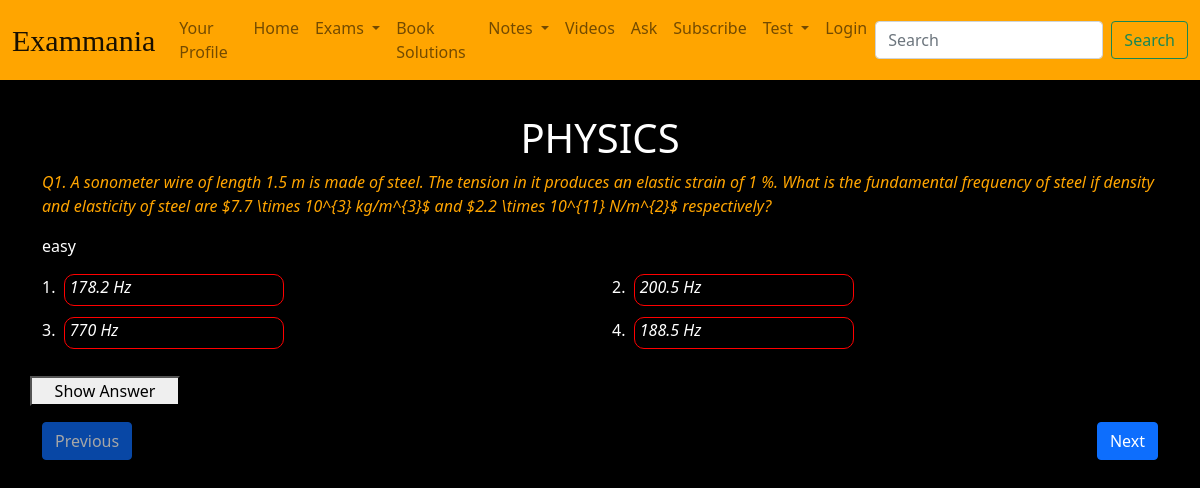
Screenshot of /home/exam-solution/jee_mains/2013/0/ with the database file from the repository.
### main/models.py (models this page shows, shortened)
class ExamQuestion(models.Model):
    DIFFICULTY_CHOICES = (
        ('easy', 'Easy'),
        ('medium', 'Medium'),
        ('hard', 'Hard'),
    )
    SUBJECT_CHOICES=(
        ('physics', 'Physics'),
        ('chemistry', 'Chemistry'),
        ('math', 'Math'),
    )
    body= models.TextField(unique=True)
    answer= models.TextField(default=None)
    options= models.ManyToManyField(ExamQuestionOptions, related_name="options")
    correct_options = models.ManyToManyField(ExamQuestionOptions, related_name="correct_options")
    subject= models.CharField(max_length=25, choices=SUBJECT_CHOICES, default='physics')
    difficulty_level= models.CharField(max_length=20, choices=DIFFICULTY_CHOICES, default='medium')

class ExamQuestionOptions(models.Model):
    content= models.TextField(unique=True)

### main/views.py (the view)
# urls.py: path("exam-solution/<str:exam_name>/<int:year>/<int:question_no>/", views.exam_solution, name="exam_solution"),
def exam_solution(request, exam_name, year, question_no):
    Exam_object=Exam.objects.get(name=exam_name, year=year)
    Question=Exam_object.questions.all()
    question= Question[question_no]
    no = question_no + 1
    dic= {
      "year": year,
      "name": exam_name,
      "body": question.body,
      "answer":question.answer,
      "options":question.options.all(),
      "correct_options":question.correct_options.all(),
      "subject":question.subject,
      "level":question.difficulty_level,
      "no":no
    }
    return render(request, "main/exam.html", dic)

### templates/main/exam.html (shortened to what this page needs)
{% extends "main/base.html" %}
{% block body %}
<div id="mainblock" class="container body">
  <h1 style="text-align:center">{{subject|upper}}</h1>
  <p style="font-style: italic;color:orange;font-size: 1em;">Q{{no}}.&nbsp;{{body|safe}}</p>
  <p style="font-size: o.8em;">{{level}}</p>
</div>
<div class="container options">
  <div class="row">
    {% for option in options %}
    <div class="col-lg-6 col-md-6 col-sm-12">
      <span style="display: inline-block; height: 2em;margin-bottom: 10px;">{{forloop.counter}}.&nbsp;</span>
      {% if option in correct_options %}
      <span
        style="font-style: italic; font-size: 1em; display: inline-block; height: 2em; border: 1px solid red; margin-bottom:10px; padding-left: 5px; padding-right: 10px; border-radius: 10px; width: 220px;"
        class="answer">{{ option.content|safe }}</span>
      {% else %}
      <span
        style="font-style: italic; font-size: 1em; display: inline-block; height: 2em; border: 1px solid red; margin-bottom:10px; padding-left: 5px; padding-right: 10px; border-radius: 10px; width: 220px;"
        class="wrong">{{ option.content|safe }}</span>
      {% endif %}
    </div>
    {% endfor %}
  </div>
</div>
<div class="container mt-3">
  <div class="row">
    <button type="button" onclick="showAnswer()" style="width:150px">Show Answer</button>
  </div>
</div>
<div class="container mt-3">
  <nav aria-label="Page navigation example">
    <ul class="pagination justify-content-between">
      <li class="page-item">
        {% if no == 1 %}
        <form method="get" action="{% url 'main:exam_solution' name year no %}">
          <button type="submit" class="btn btn-primary disabled">Previous</button>
        </form>
        {% else %}
        <form method="get" action="{% url 'main:exam_solution' name year no|add:-2 %}">
          <button type="submit" class="btn btn-primary">Previous</button>
        </form>
        {% endif %}
      </li>
      {% if no == 90 %}
      <li class="page-item">
        <form method="get" action="{% url 'main:exam_solution' name year no|add:-1 %}">
          <button type="submit" class="btn btn-primary disabled">Next</button>
        </form>
        {% else %}
      <li class="page-item">
        <form method="get" action="{% url 'main:exam_solution' name year no %}">
          <button type="submit" class="btn btn-primary">Next</button>
        </form>
        {% endif %}
      </li>
    </ul>
  </nav>
</div>
{% endblock %}

### main/static/main/css/base.css (style rules this page uses)
body { background-color: black; color: white; }
#mainblock { margin-top: 90px; }

### templates/main/base.html (style rules this page uses)
body { background-image: url(/static/main/images/darkened.png); background-attachment: fixed; background-position: center; background-size: cover; }

### rows the page displays
ExamQuestion: subject "PHYSICS", body "A sonometer wire of length 1.5 m is made of steel. The tension in it produces an elastic strain of 1 %. What is the fundamental frequency of steel if density and elasticity of steel are $7.7 \\times 10^{3} kg/m^{3}$ and $2.2 \\times 10^{11} N/m^{2}$ respectively?", difficulty_level "easy"
ExamQuestionOptions: content "178.2 Hz"
ExamQuestionOptions: content "200.5 Hz"
ExamQuestionOptions: content "770 Hz"
ExamQuestionOptions: content "188.5 Hz"

### other values shown
{{ no }} "1"
